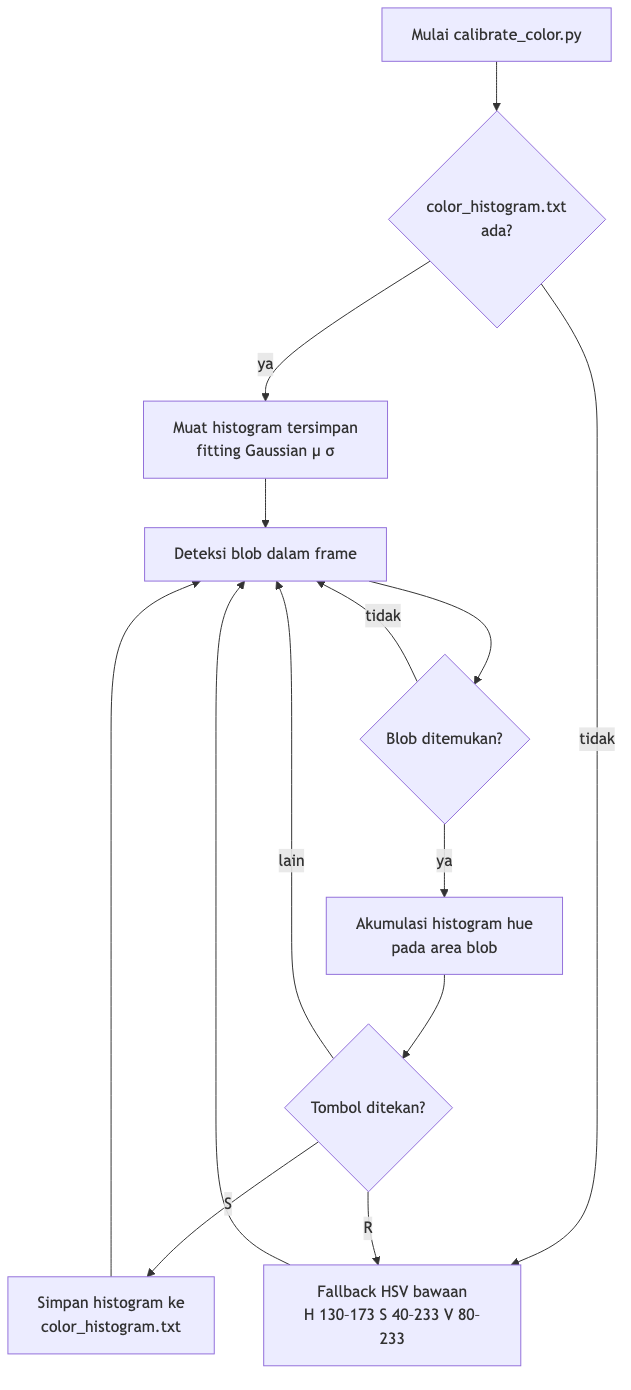
#> input picture 03_24 April 2026/chart_01_calibration.png, 631 x 1390 px, given in place of the camera
$ python app_bgr2hsv.py
#> lines starting #> are read from the running program, lines starting #| are printed output that depends on the picture; after the words box and inside, x2 and y2 are one past the last pixel; in counts of white or black regions, pixels touching at a corner belong together
import cv2
import numpy as np

cap = cv2.VideoCapture(0, cv2.CAP_AVFOUNDATION)

if not cap.isOpened():
    print("Error: kamera tidak ditemukan")
    exit()

print("Tekan 'q' untuk keluar")

def half(img):
    return cv2.resize(img, None, fx=0.5, fy=0.5)

while True:
    ret, frame = cap.read()
#> frame is the input picture: shape (1390, 631, 3); mean B, G, R 251.9, 248.1, 248.3
    if not ret:
        print("Error: gagal membaca frame dari kamera")
        break

    hsv = cv2.cvtColor(frame, cv2.COLOR_BGR2HSV)
#> hsv: shape (1390, 631, 3); mean H, S, V 21.6, 3.9, 251.9

    h, s, v = cv2.split(hsv)
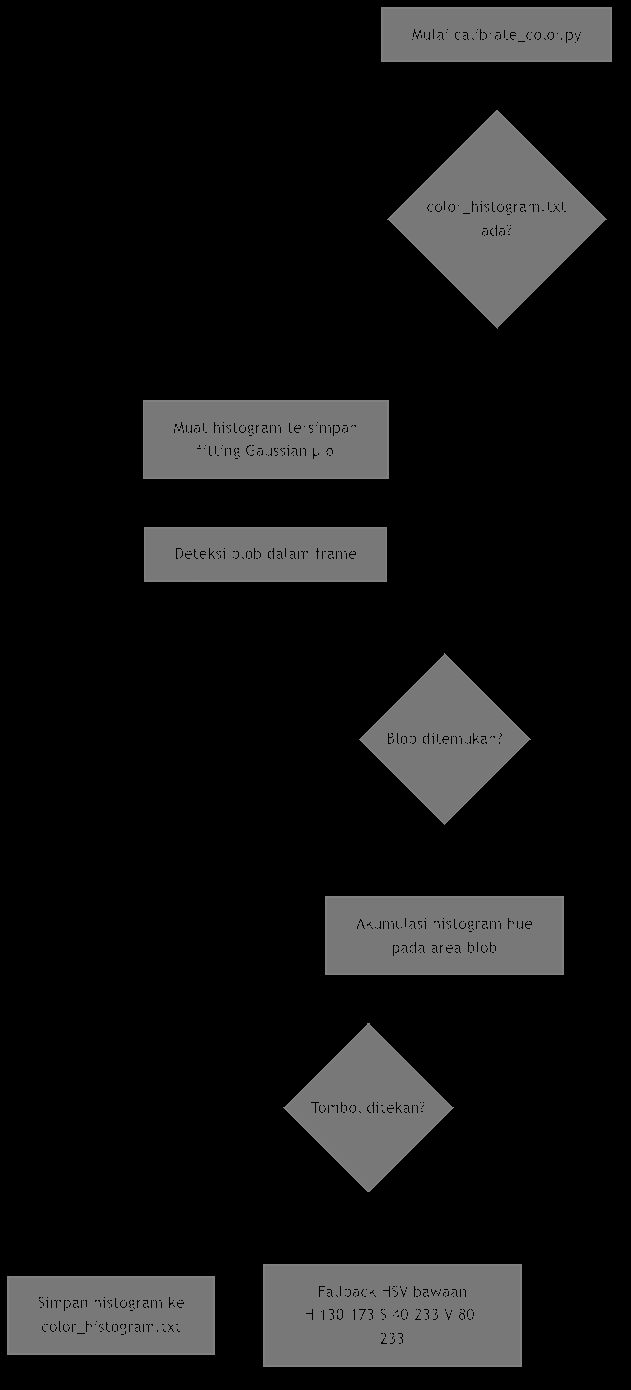
#> h: shape (1390, 631); min 0, max 150, mean 21.6
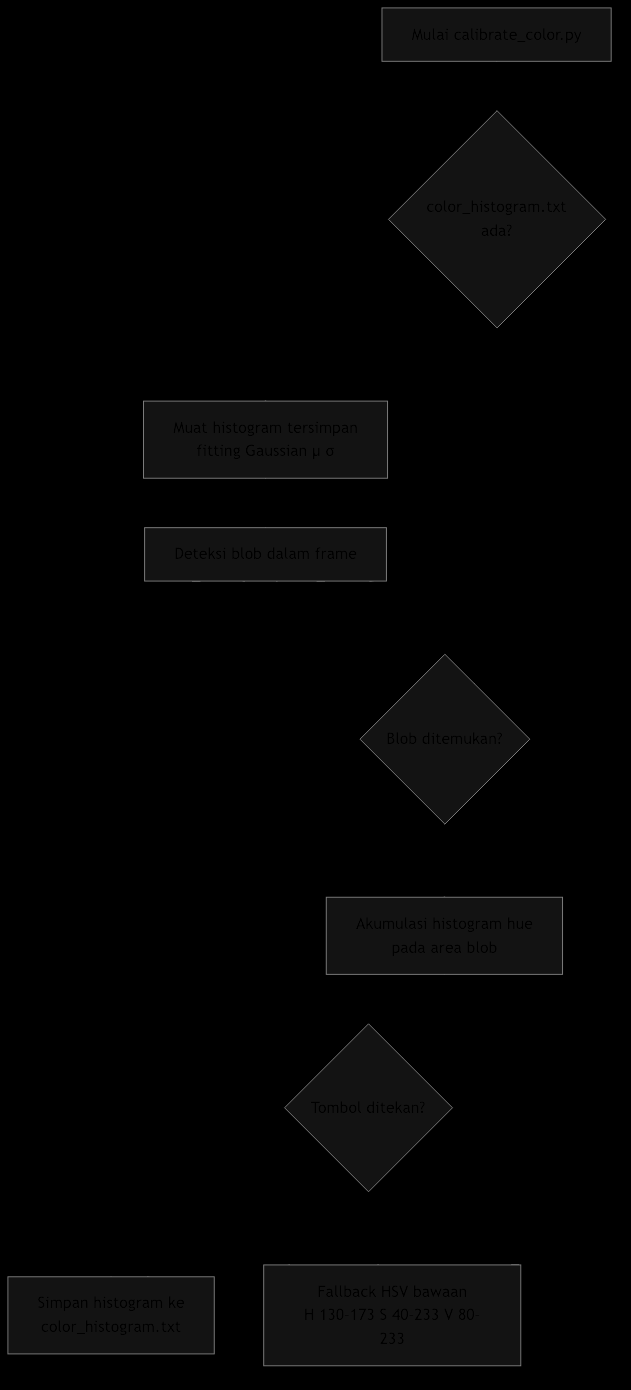
#> s: shape (1390, 631); min 0, max 125, mean 3.9
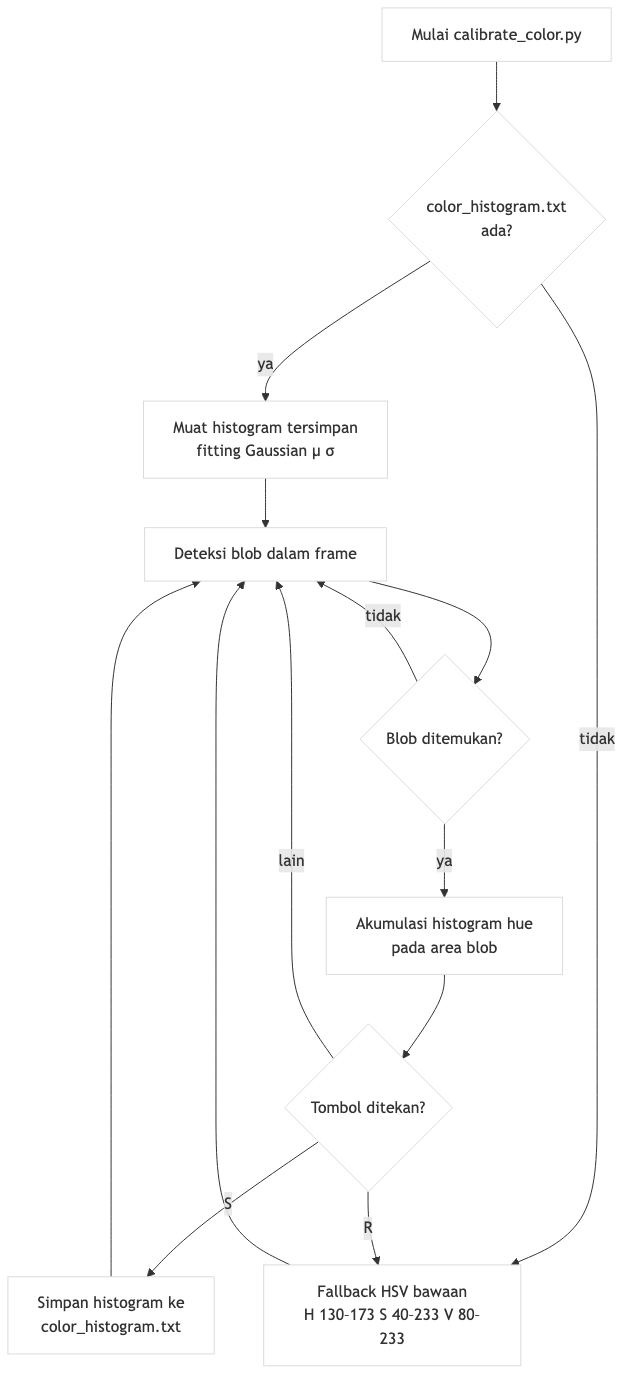
#> v: shape (1390, 631); min 48, max 255, mean 251.9

    vis_top = np.hstack([frame, hsv])
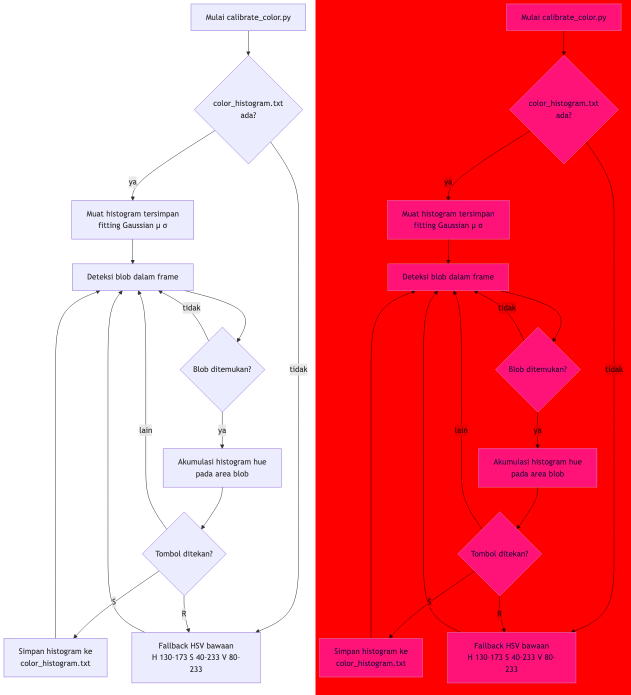
#> vis_top: shape (1390, 1262, 3) (shown at 1/2 size); mean B, G, R 136.7, 126, 250.1
    vis_bot = np.hstack([
        cv2.cvtColor(h, cv2.COLOR_GRAY2BGR),
        cv2.cvtColor(s, cv2.COLOR_GRAY2BGR),
        cv2.cvtColor(v, cv2.COLOR_GRAY2BGR),
    ])
#> vis_bot: shape (1390, 1893, 3); mean H, S, V 92.4, 92.4, 92.4

    # Label kolom di vis_top
    fw = frame.shape[1]
#> fw = 631
    cv2.putText(vis_top, "BGR", (10, 25), cv2.FONT_HERSHEY_SIMPLEX, 0.7, (255, 255, 255), 2)
    cv2.putText(vis_top, "HSV", (fw + 10, 25), cv2.FONT_HERSHEY_SIMPLEX, 0.7, (255, 255, 255), 2)
#> vis_top: shape (1390, 1262, 3); 0.02% of pixels changed, all inside (x1, y1, x2, y2) = (643, 9, 684, 27)

    # Label kolom di vis_bot
    for img, labels in [(vis_bot, ["H", "S", "V"])]:
        for i, label in enumerate(labels):
            cv2.putText(img, label, (i * fw + 10, 25),
                        cv2.FONT_HERSHEY_SIMPLEX, 0.7, (255, 255, 255), 2)
#> this loop made 1 pass
#> labels on pass 1: ['H', 'S', 'V']

    # Nilai piksel di titik tengah frame
    cy, cx = frame.shape[0] // 2, frame.shape[1] // 2
#> cy = 695; cx = 315
    bgr_val = frame[cy, cx]
#> bgr_val = [255, 255, 255]
    hsv_val = hsv[cy, cx]
#> hsv_val = [0, 0, 255]
    info = f"Pusat — BGR:{bgr_val.tolist()}  HSV:{hsv_val.tolist()}"
    cv2.putText(vis_top, info, (10, vis_top.shape[0] - 10),
                cv2.FONT_HERSHEY_SIMPLEX, 0.5, (0, 255, 255), 1)
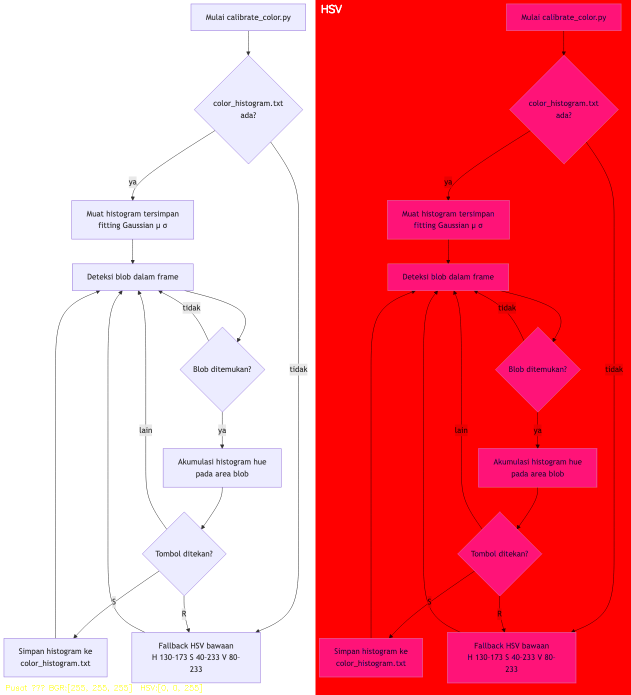
#> vis_top: shape (1390, 1262, 3) (shown at 1/2 size); mean B, G, R 136.7, 126, 250.1

    cv2.imshow("BGR | HSV", half(vis_top))
    cv2.imshow("H | S | V", half(vis_bot))
#> in half (call 2), `return cv2.resize(img, None, fx=0.5, fy=0.5)`:
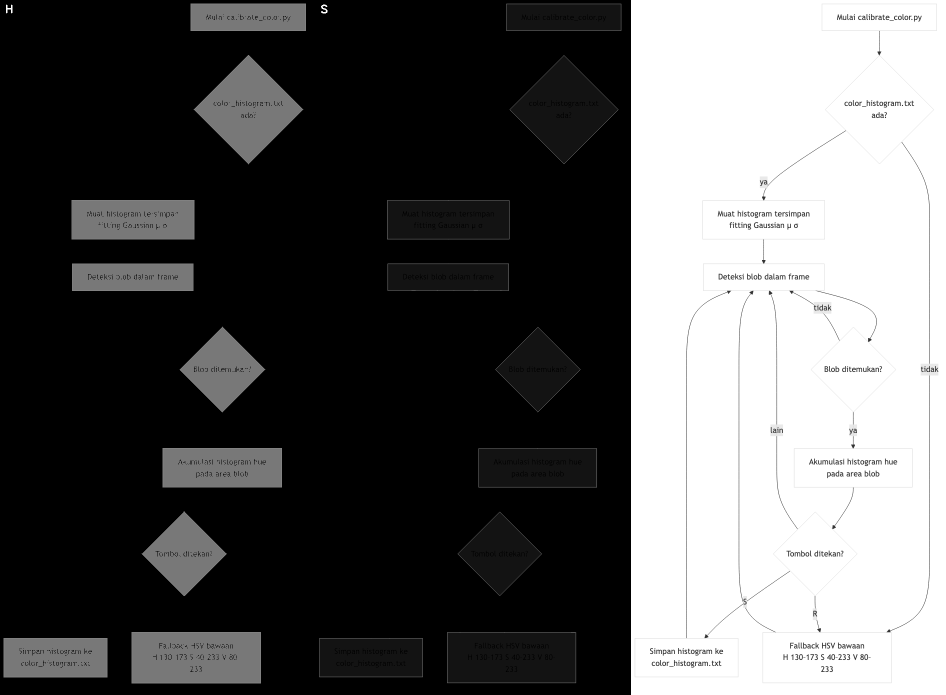
#> returned value: shape (695, 946, 3); min 0, max 255, mean 92.4
#> vis_bot: shape (1390, 1893, 3); mean H, S, V 92.5, 92.5, 92.5

    if cv2.waitKey(1) & 0xFF == ord('q'):
#> (key q is pressed here)
        break

cap.release()
cv2.destroyAllWindows()

$ run again, on 03_24 April 2026/chart_01_detection.png
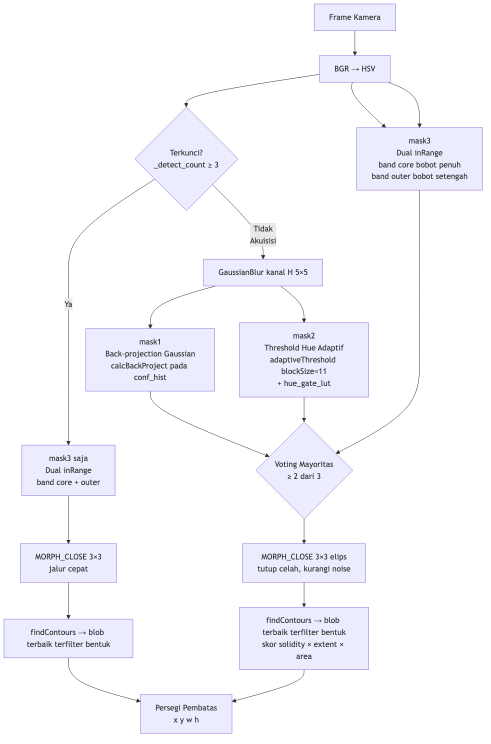
#> input picture 03_24 April 2026/chart_01_detection.png, 981 x 1487 px, given in place of the camera (shown at 1/2 size)
#> frame is the input picture: shape (1487, 981, 3); mean B, G, R 252.1, 247.9, 248.1
#> hsv: shape (1487, 981, 3); mean H, S, V 24.1, 4.3, 252.1
#> `vis_top = np.hstack([frame, hsv])`:
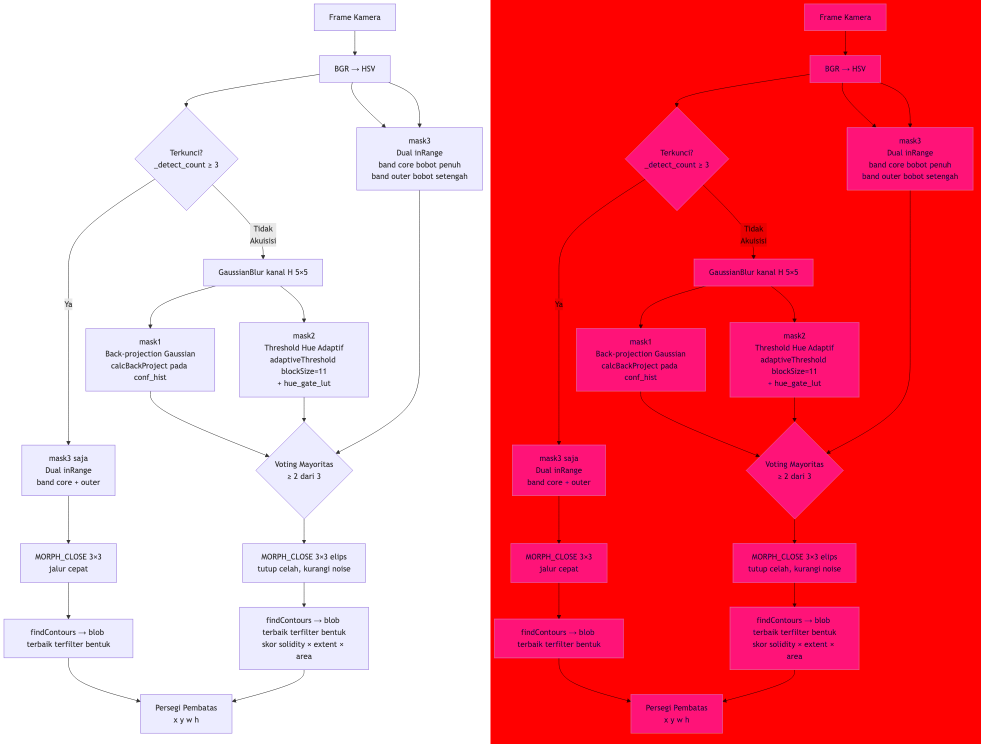
#> vis_top: shape (1487, 1962, 3) (shown at 1/2 size); mean B, G, R 138.1, 126.1, 250.1
#> the loop `for img, labels in [(vis_bot, ["H", "S", "V"])]:` made 1 pass
#> labels on pass 1: ['H', 'S', 'V']
#> bgr_val = [255, 236, 236]
#> hsv_val = [120, 19, 255]
#> in half (call 2), `return cv2.resize(img, None, fx=0.5, fy=0.5)`:
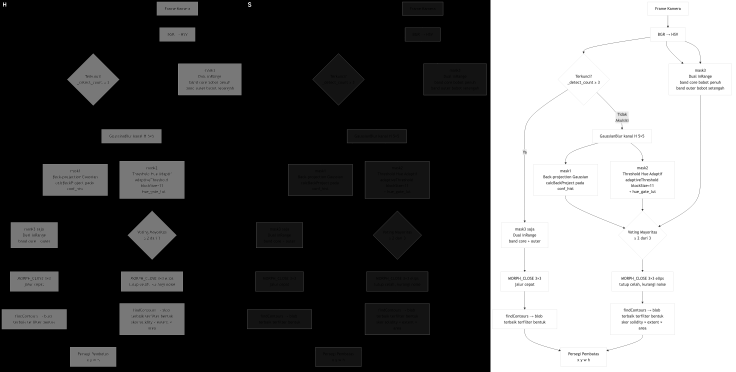
#> returned value: shape (744, 1472, 3) (shown at 1/2 size); min 0, max 255, mean 93.6
